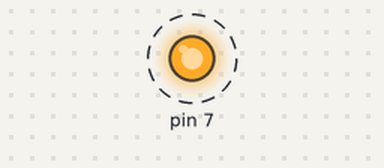
Bench run of a program on a simulated Raspberry Pi (header pin numbers). On the bench: output pins drawn as LEDs (lit = HIGH). Dashed ring = blinking. What the program prints to the terminal is not drawn.

Above: at 0.5 s.
Timing chart, 0 to 4.6 s (numbered marks = the images above):
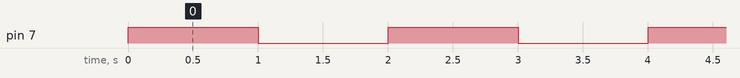

The program:

old_gpio.py
```python
import RPi.GPIO as GPIO
from time import sleep

GPIO.setmode(GPIO.BOARD)
GPIO.setup(7, GPIO.OUT)

while True:
    try:
        GPIO.output(7, True)
        print("ON")
        sleep(1)
        GPIO.output(7, False)
        print("OFF")
        sleep(1)
    except KeyboardInterrupt:
        print("exiting")
        break

GPIO.cleanup()
```

Measured:
- by itself, pin 7: alternates HIGH for 1.0 s and LOW for 1.0 s
